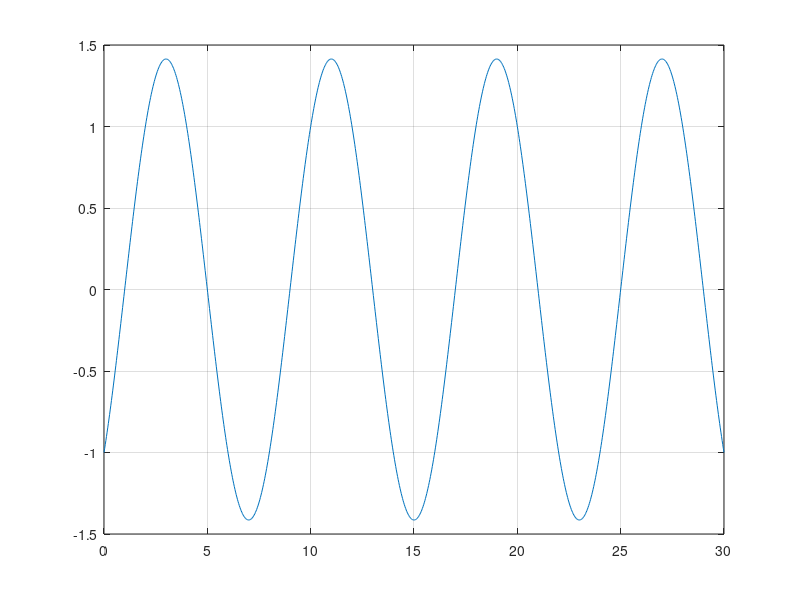

Source code (MATLAB):
%Ejercicio 1
%D)
tinicio = 0;
tfinal = 30;
np = 1000;

t = tinicio:(tfinal - tinicio) / (np - 1):tfinal;

X1 = sin(pi/4*t);
X2 = cos(pi/4*t);

%2
F = X1 - X2
plot(t,F);
grid
